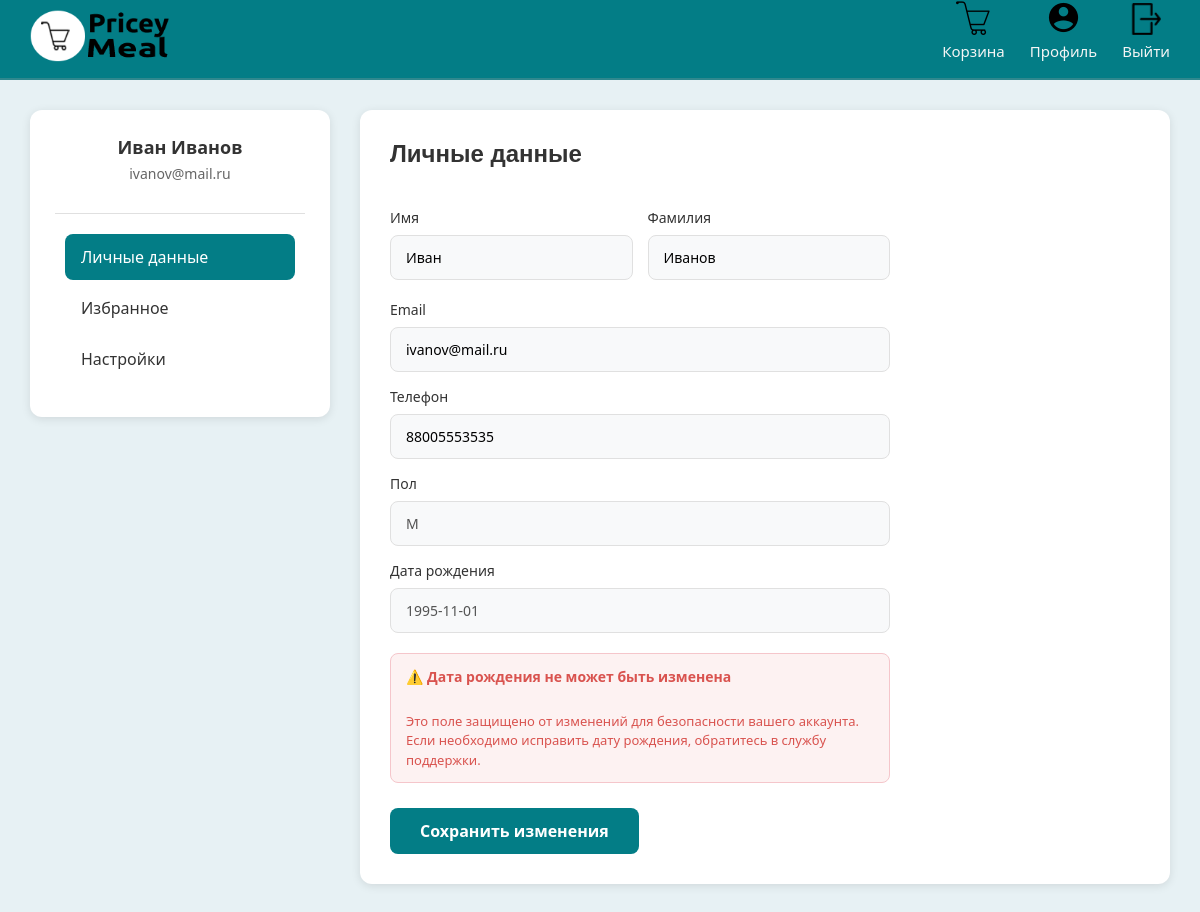
Page /web/profile.php (signed in) on the earlier database version.
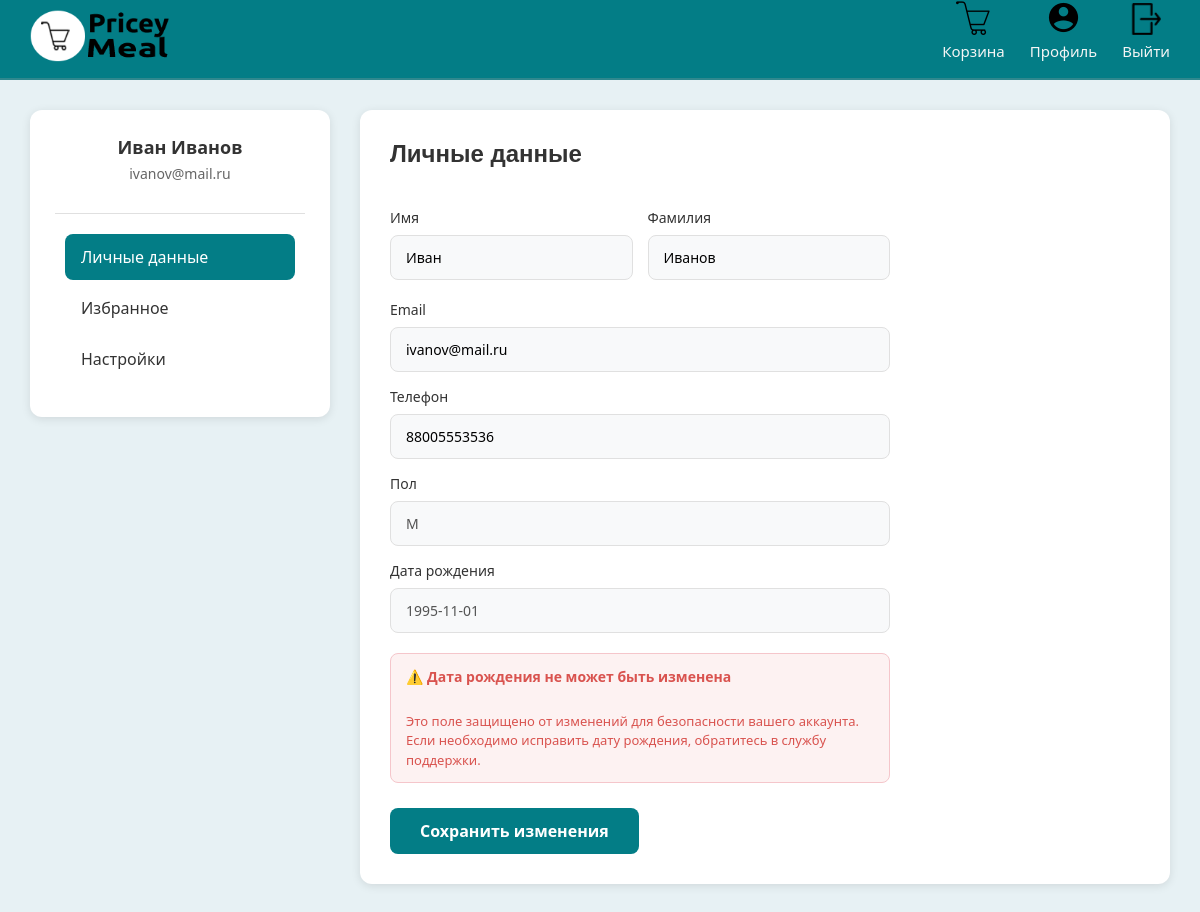
Same page on the later database version.
### tables this page shows
CREATE TABLE `users` (
  `id_user` int(11) NOT NULL,
  `FirstName` varchar(45) NOT NULL,
  `SecondName` varchar(45) NOT NULL,
  `Email` varchar(45) NOT NULL,
  `Password` varchar(45) NOT NULL,
  `PhoneNumber` varchar(45) NOT NULL,
  `Gender` varchar(2) NOT NULL,
  `DateBirth` date NOT NULL
);

### web/profile.php (the view, shortened to what this page needs)
<!DOCTYPE html>
<html lang="ru">
<?
require 'includes/db_connection.php';
$user_id = $_SESSION['user_id'];
$query_user = "SELECT * FROM users WHERE id_user = $user_id";
$result_user = mysqli_query($connection, $query_user);
$user = mysqli_fetch_assoc($result_user);
function safe_echo($data) {
    return htmlspecialchars($data);
}
?>
<head>
    <link rel="stylesheet" href="profile.css">
</head>
<body>
    <header class="header">
        <div class="logo-container">
            <a href="index.php"><img src="img/logo_logo копия.png" alt="logo"></a>
        </div>
        <div class="header-actions">
            <div class="action-item">
                <a href="cart_page.php" class="action-icon"><img src="icons/icons8-cart-35.png" alt="cart"></a>
                <a href="cart_page.php" class="action-label">Корзина</a>
            </div>
            <div class="action-item">
                <a href="profile.php" class="action-icon"><img src="icons/icons8-user-icon-35.png" alt="profile"></a>
                <a href="profile.php" class="action-label">Профиль</a>
            </div>
            <div class="action-item">
                <a href="logout.php" class="action-icon"><img src="icons/exit.png" alt="profile"></a>
                <a href="logout.php" class="action-label">Выйти</a>
            </div>
        </div>
    </header>
    <div class="main-container">
        <div class="profile-page">
            <aside class="profile-sidebar">
                <div class="user-card">
                    <h2 class="user-name"><?php echo safe_echo($user['FirstName']) . ' ' . safe_echo($user['SecondName']); ?></h2>
                    <p class="user-email"><?php echo safe_echo($user['Email']); ?></p>
                </div>
                <nav class="profile-nav">
                    <a href="#personal" class="nav-item active">Личные данные</a>
                    <a href="#favorites" class="nav-item">Избранное</a>
                    <a href="#settings" class="nav-item">Настройки</a>
                </nav>
            </aside>
            <main class="profile-content">
                <section id="personal" class="content-section active">
                    <h2>Личные данные</h2>
                    <form class="profile-form" method="POST">
                        <div class="form-row">
                            <div class="form-group">
                                <label>Имя</label>
                                <input type="text" name="first_name"
                                       value="<?php echo safe_echo($user['FirstName']); ?>" required>
                            </div>
                            <div class="form-group">
                                <label>Фамилия</label>
                                <input type="text" name="second_name"
                                       value="<?php echo safe_echo($user['SecondName']); ?>" required>
                            </div>
                        </div>
                        <div class="form-group">
                            <label>Email</label>
                            <input type="email" name="email" placeholder="Почта"
                                   value="<?php echo safe_echo($user['Email']); ?>" required>
                        </div>
                        <div class="form-group">
                            <label>Телефон</label>
                            <input type="tel" name="phone" placeholder="Номер телефона"
                                   value="<?php echo safe_echo($user['PhoneNumber']); ?>" required>
                        </div>
                        <div class="form-group">
                            <label>Пол</label>
                            <input type="text" value="<?php echo safe_echo($user['Gender']); ?>" disabled>
                        </div>
                        <div class="form-group disabled-field">
                            <label>Дата рождения</label>
                            <input type="text" value="<?php echo safe_echo($user['DateBirth']); ?>" disabled>
                        <small class="date-birth-note">
                            <strong>⚠️ Дата рождения не может быть изменена</strong><br>
                             Это поле защищено от изменений для безопасности вашего аккаунта.
                            Если необходимо исправить дату рождения, обратитесь в службу поддержки.
                        </small>
                        </div>
                        <button type="submit" name="update_profile" class="save-btn">Сохранить изменения</button>
                    </form>
                </section>
            </main>
        </div>
    </div>
</body>
</html>

Differences in the rows shown:
changed users "Иван": phone "88005553535" → "88005553536"
